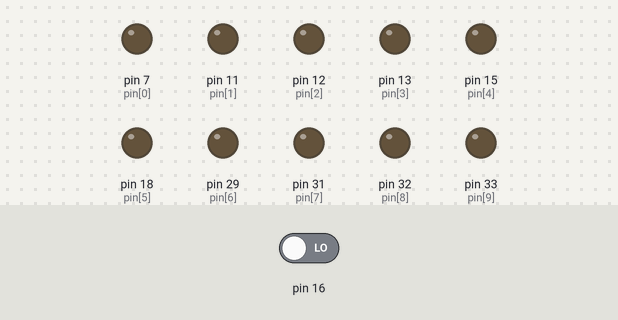
A program run on a simulated Raspberry Pi (header pin numbers). Parts: output pins drawn as LEDs (lit = HIGH). Inputs (shaded band) come from the test bench; at power-on: pin 16 LOW. Random numbers come from a fixed seed; the clock reads 2024-03-15 10:24:30 at power-on unless the program sets it.

Above: at 0.1 s.
At 6.1 s:
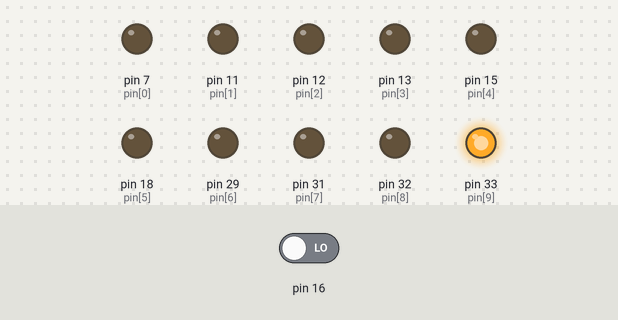
Timing chart, 0 to 7.6 s (numbered marks = the images above):
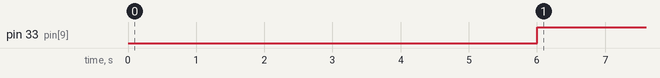

The program:

switchStopwatch.py
```python
#-*- coding: utf-8 -*-
'''
    python ==> 시스템최신기술, LED 1개가 켜진 후 스위치를 누른 시간차이를 계산하는 코드
'''
import RPi.GPIO as GPIO
import time
import random

# 핀들의 목록을 생성합니다.
pin=[7,11,12,13,15,18,29,31,32,33]

# BOARD를 초기화하고 16번 핀을 풀다운 인풋으로 설정합니다.
GPIO.setmode(GPIO.BOARD)
GPIO.setup(16, GPIO.IN, pull_up_down=GPIO.PUD_DOWN)
GPIO.setwarnings(False)

# setup : 핀들의 초기화를 하는 함수
def setup(p):
    GPIO.setup(pin[p], GPIO.OUT)

# out : 핀들의 HIGH, LOW 값을 변경해주는 함수
def out(p, v):
    GPIO.output(pin[i], v)

for i in range(0, len(pin)):
    setup(i)

for i in range(0, len(pin)):
    out(i, 0)


while True:
    # 5 ~ 10초의 랜덤시간 안에 LED가 켜지고 현재 시간을 저장합니다.
    rand= random.randint(5,10)
    time.sleep(rand)
    start = time.time()
    out(1,1)

    # 스위치를 누르면 시간차이를 계산해 출력합니다.
    if(GPIO.wait_for_edge(16, GPIO.RISING)):
        out(1,0)
        end = time.time()
        print("%f second spent!" %(end-start))
```

Measured:
- by itself, pin 33 (pin[9]): LOW → HIGH at 6.0 s
